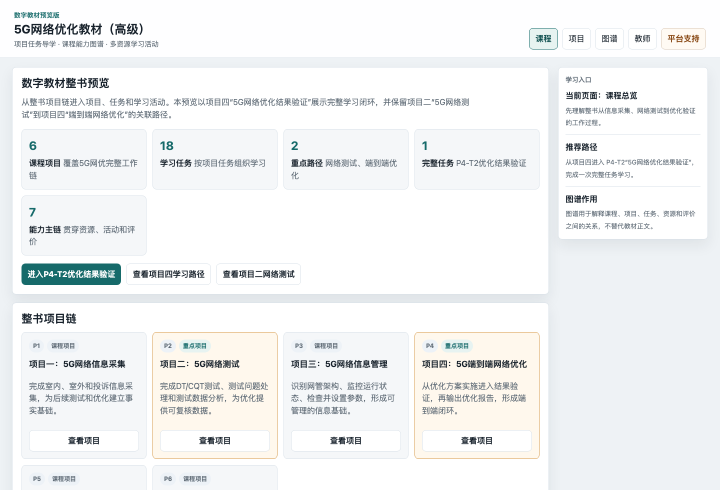
#> input picture incoming_update_20260703/5G网络优化教材端到端生产演练_2026-06-22/reports/专家评审使用说明材料_2026-06-27/figures/screenshots_v0_2/01_课程首页_整书入口.png, 1440 x 980 px, found by its file name (shown at 1/2 size)
$ python build_expert_manual_docx.py
#> lines starting #> are read from the running program, lines starting #| are printed output that depends on the picture
from __future__ import annotations

import json
import math
import textwrap
from pathlib import Path

from PIL import Image, ImageDraw, ImageFont
from docx import Document
from docx.enum.section import WD_SECTION
from docx.enum.table import WD_ALIGN_VERTICAL, WD_TABLE_ALIGNMENT
from docx.enum.text import WD_ALIGN_PARAGRAPH
from docx.oxml import OxmlElement
from docx.oxml.ns import qn
from docx.shared import Cm, Inches, Pt, RGBColor


ROOT = Path("/Users/ny/Downloads/5G网络优化教材端到端生产演练_2026-06-22")
PKG = ROOT / "reports/专家评审使用说明材料_2026-06-27"
FIG_DIR = PKG / "figures"
SCREEN_DIR = FIG_DIR / "screenshots_v0_2"
DOC_IMG_DIR = FIG_DIR / "doc_images_v0_2"
DIAGRAM_DIR = FIG_DIR / "diagrams_v0_2"
OUT_DOCX = PKG / "5G网络优化教材数字教材预览版_专家评审使用说明V0.2.docx"
SOURCE_MD = PKG / "5G网络优化教材数字教材预览版_专家评审使用说明V0.2.md"

PREVIEW_LINK = ROOT / "samples/digital_textbook_overall_prototype_overall_0_5_clean_preview/index.html"
TASK_LINK = ROOT / "samples/digital_textbook_overall_prototype_overall_0_5_clean_preview/task_workbench_3_5a1_two_period_sample/index.html"

ACCENT = "166A6A"
ACCENT_DARK = "0E4F4F"
MUTED = "566575"
LINE = "D8E2EA"
FILL = "F3F8F8"
SOFT_GOLD = "FFF5E6"
GOLD = "9C5B1A"


def ensure_dirs() -> None:
    DOC_IMG_DIR.mkdir(parents=True, exist_ok=True)
    DIAGRAM_DIR.mkdir(parents=True, exist_ok=True)


# [40 lines left out: functions font, wrap_text, draw_wrapped, not called in this run]


def rounded_box(draw, box, fill, outline, width=2, radius=22):
    draw.rounded_rectangle(box, radius=radius, fill=fill, outline=outline, width=width)


# [110 lines left out: functions arrow, make_diagram_architecture, make_diagram_graph_model, make_diagram_review_route, not called in this run]


def crop(src_name: str, out_name: str, y0: int = 0, height: int | None = None) -> Path:
#> called with src_name = '01_课程首页_整书入口.png', out_name = '01_课程首页_整书入口.png', y0 = 0
    src = SCREEN_DIR / src_name
    out = DOC_IMG_DIR / out_name
    im = Image.open(src).convert("RGB")
#> im is the input picture: PIL image 1440x980 RGB; mean R, G, B 241, 242.6, 243.2
    w, h = im.size
#> w = 1440; h = 980
    if height is None:
        crop_box = (0, y0, w, h)
#> crop_box = (0, 0, 1440, 980)
    else:
        crop_box = (0, y0, w, min(h, y0 + height))
    im = im.crop(crop_box)
    # Light border on white pages so screenshots remain visible in Word.
    canvas = Image.new("RGB", (im.width + 24, im.height + 24), "#FFFFFF")
#> canvas: PIL image 1464x1004 RGB; every value is 255
    canvas.paste(im, (12, 12))
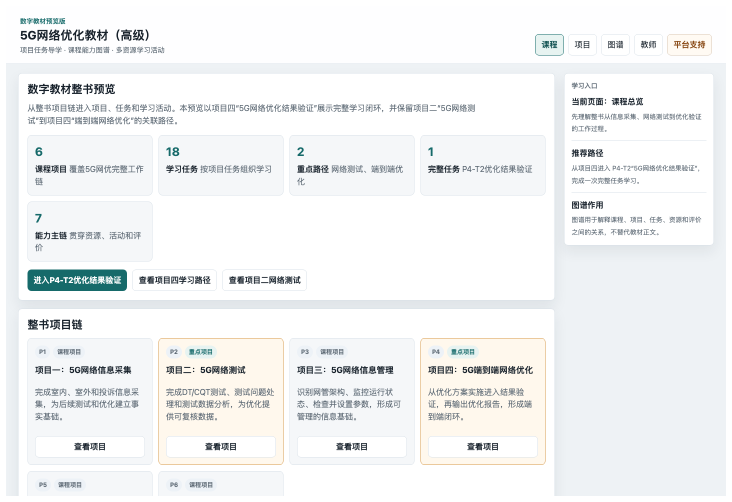
#> canvas: PIL image 1464x1004 RGB (shown at 1/2 size); mean R, G, B 241.6, 243.1, 243.7
    d = ImageDraw.Draw(canvas)
    d.rectangle((8, 8, canvas.width - 9, canvas.height - 9), outline="#D8E2EA", width=3)
    canvas.save(out, quality=92)
    return out


def prepare_doc_images() -> dict[str, Path]:
    images = {
        "course": crop("01_课程首页_整书入口.png", "01_课程首页_整书入口.png"),
        "project": crop("02_项目页_项目链与学习路径.png", "02_项目页_项目链与学习路径.png"),
        "project_p4": crop("03_项目页_项目四路径.png", "03_项目页_项目四路径.png"),
        "graph_top": crop("04_图谱页_课程能力图谱分层关系.png", "04_图谱页_课程能力图谱_上半部分.png", 0, 1220),
        "graph_resource": crop("05_图谱页_项目四能力节点与资源挂接.png", "05_图谱页_项目四资源挂接.png", 1080, 1250),
        "teacher": crop("06_教师页_整书教学组织入口.png", "06_教师页_整书教学组织入口.png"),
        "support_resources": crop("07_平台支持_任务资源映射.png", "07_平台支持_任务资源映射.png", 0, 1320),
        "support_material": crop("08_平台支持_素材子平台说明.png", "08_平台支持_素材子平台说明.png", 0, 1320),
        "support_delivery": crop("09_平台支持_交付说明.png", "09_平台支持_交付说明.png", 0, 1320),
        "task_student": crop("10_P4T2学生学习页_任务闭环.png", "10_P4T2学生学习页_任务闭环.png"),
        "task_teacher": crop("11_P4T2任务组织页_课堂组织.png", "11_P4T2任务组织页_课堂组织_上半部分.png", 0, 1320),
        "task_teacher_data": crop("11_P4T2任务组织页_课堂组织.png", "12_P4T2任务组织页_AI建议与复核.png", 1320, 1320),
        "task_resources": crop("12_P4T2任务资源页_资源转化.png", "13_P4T2任务资源页_资源转化.png", 0, 1320),
    }
#> call 2 of crop, with src_name = '02_项目页_项目链与学习路径.png', out_name = '02_项目页_项目链与学习路径.png', y0 = 0
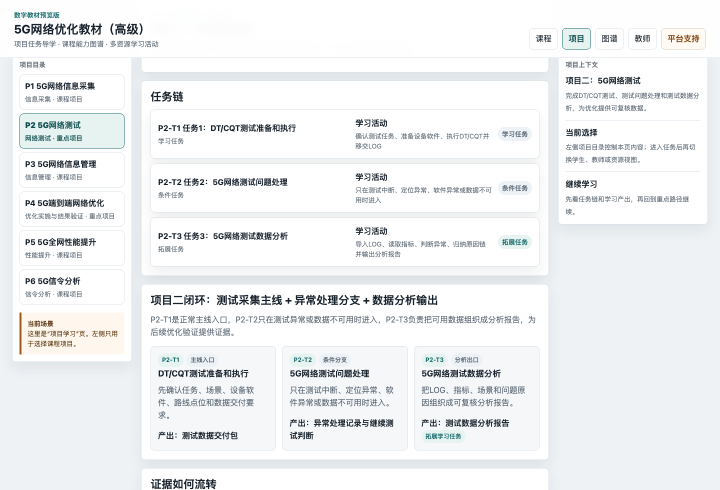
#> input picture incoming_update_20260703/5G网络优化教材端到端生产演练_2026-06-22/reports/专家评审使用说明材料_2026-06-27/figures/screenshots_v0_2/02_项目页_项目链与学习路径.png, 1440 x 980 px, found by its file name (shown at 1/2 size)
#> in crop, im is the input picture: PIL image 1440x980 RGB; mean R, G, B 239.3, 241.2, 242.5
#> in crop (call 2), `canvas.paste(im, (12, 12))`:
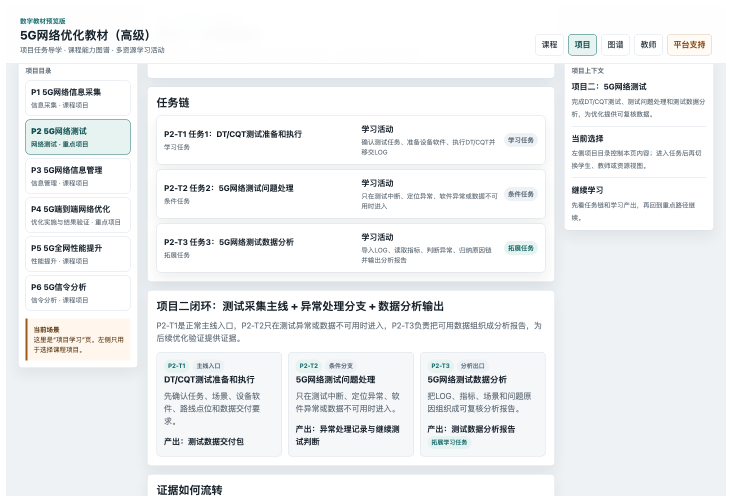
#> canvas: PIL image 1464x1004 RGB (shown at 1/2 size); mean R, G, B 239.9, 241.8, 243
#> call 3 of crop, with src_name = '03_项目页_项目四路径.png', out_name = '03_项目页_项目四路径.png', y0 = 0
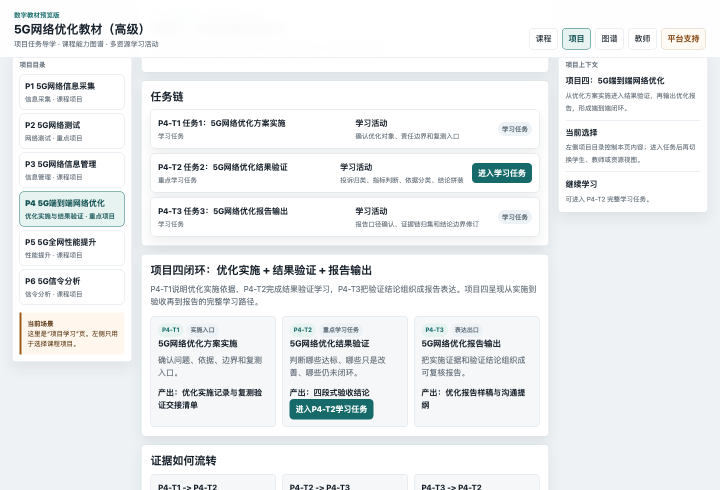
#> input picture incoming_update_20260703/5G网络优化教材端到端生产演练_2026-06-22/reports/专家评审使用说明材料_2026-06-27/figures/screenshots_v0_2/03_项目页_项目四路径.png, 1440 x 980 px, found by its file name (shown at 1/2 size)
#> in crop, im is the input picture: PIL image 1440x980 RGB; mean R, G, B 237.6, 240.2, 241.5
#> in crop (call 3), `canvas.paste(im, (12, 12))`:
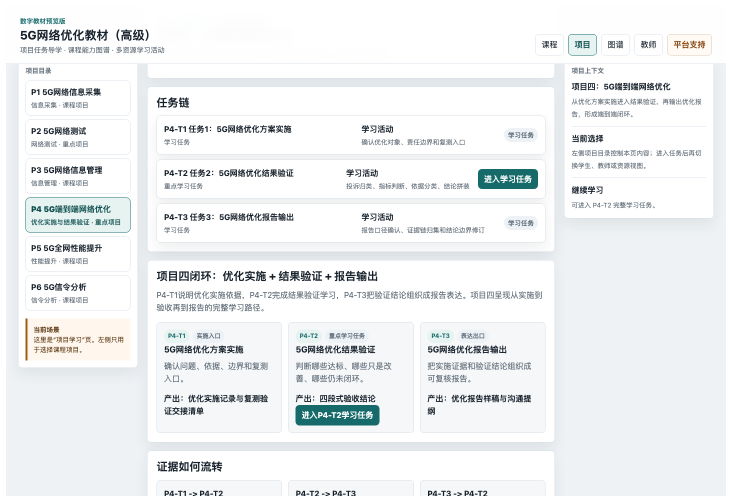
#> canvas: PIL image 1464x1004 RGB (shown at 1/2 size); mean R, G, B 238.3, 240.8, 242
    images["diagram_arch"] = make_diagram_architecture()
    images["diagram_graph"] = make_diagram_graph_model()
    images["diagram_route"] = make_diagram_review_route()
    return images


# [419 lines left out: functions set_cell_shading, set_cell_width, set_table_width, set_run_font, style_doc, add_para and 11 more, not called in this run]


def main() -> None:
    ensure_dirs()
    images = prepare_doc_images()
    build_doc(images)
    print(json.dumps({
        "docx": str(OUT_DOCX),
        "source": str(SOURCE_MD),
        "figures": {k: str(v) for k, v in images.items()},
    }, ensure_ascii=False, indent=2))


if __name__ == "__main__":
#> (the run stopped early here; a loop or call above may not have finished)
